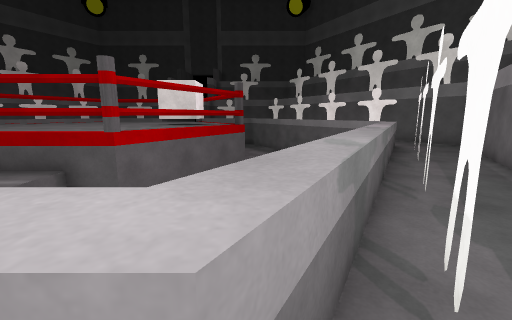
View 1 (above)

13 first-person views from a walk through a scene from a Unity 3-D project. The camera is 1.4 m above the floor, tilts 10° down and sees 90° across. The floor is counted in squares, 1 m on a side. Each view is taken from the middle of a square. On the plan, view 1 faces up. The plan holds only what a view shows up to about 13 squares ahead; the rest is blank. The place goes on beyond the plan. Surface patterns are stand-ins for the level's own textures.

View 2
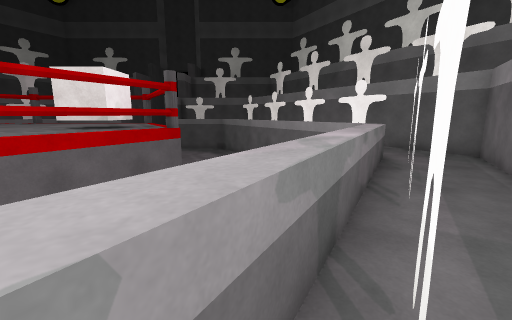

View 3
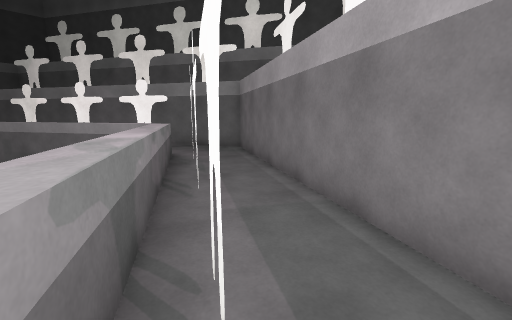

View 4
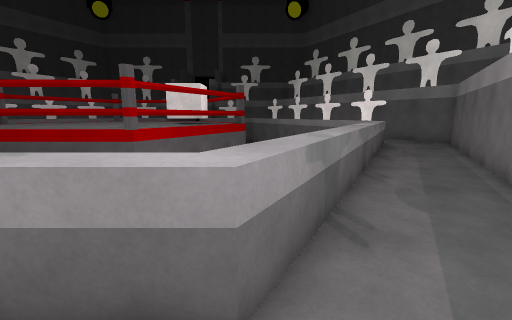

View 5
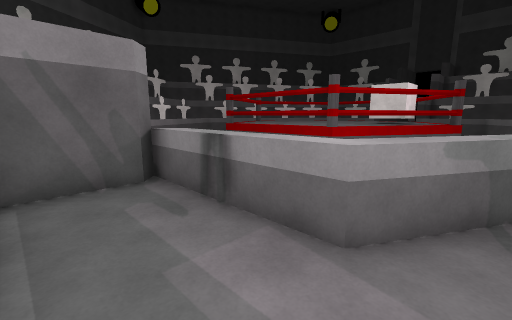

View 6
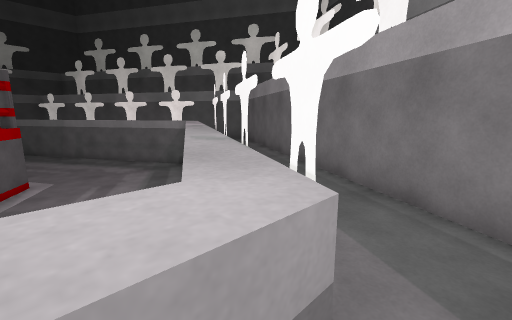

View 7
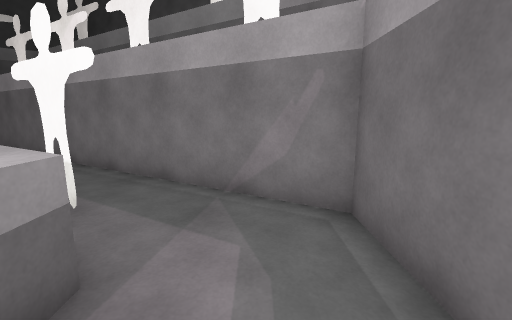

View 8
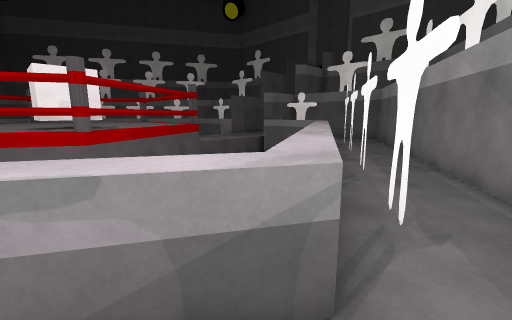

View 9
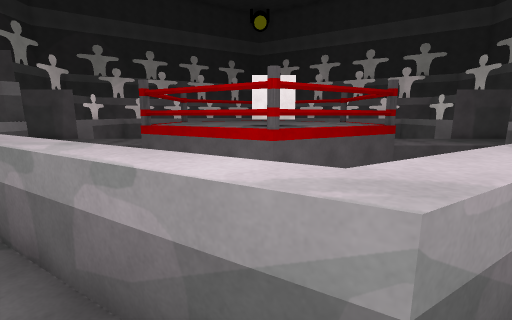

View 10
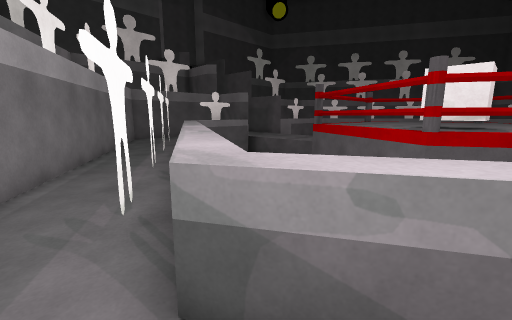

View 11
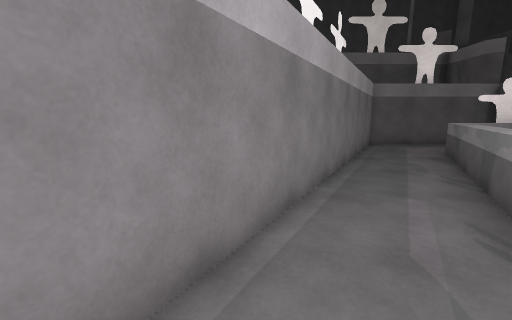

View 12
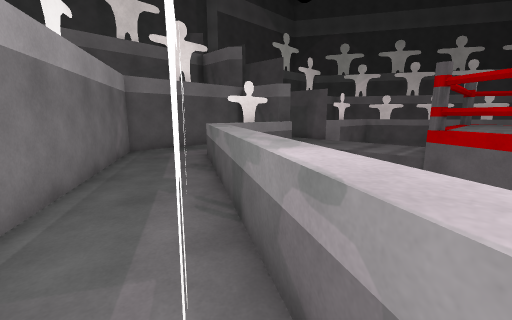

View 13
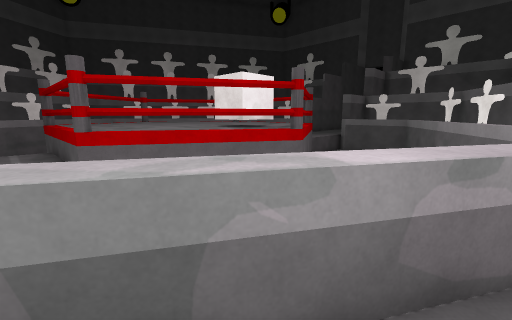

### Floor plan
Key: @ floor where view 1 was taken; # wall or solid block; x gap in a wall; . floor; = window, fence, low wall or low ledge; ^ raised ledge; v drop or lower ground; O other object.
Columns run from 7 left of view 1 to 9 right of it. Each row starts with its distance up from view 1.
 19   v     ^^#
 18   v      ^#
 17     v  v v^ ###
 16 ^^^^#  vv ^##.##
 15 ^^^^^v vvvv^...#
 14 ^^^^^# vvvv^^#.##
 13 ^^^^^^vvvvvv^x..#
 12 ^^^OO^#vvvvvv^..#
 11 ^^^OO^#vvvvvv^..#
 10 ^^^^^^vvvvvv^x..#
  9 ^^^^^#vvvvv^^#.##
  8 ^^^^#v    v^...#
  7 ^^^^#     ^=..##
  6 ###vv    v^..##
  5  .v      ^#..#
  4  .v     ^^#.##
  3  .v    v^...#
  2  .v    ^^..##
  1    ^^^^^#..#
  0   #..=.@..##
 -1   #......##
 -2   #......#
 -3   ########

Where each view was taken, in squares from view 1:
view 1: 0 up, 0 right, facing up
view 2: 3 up, 2 right, facing up
view 3: 3 up, 2 right, facing up-right
view 4: 1 down, 0 right, facing up
view 5: 2 down, 1 right, facing up-left
view 6: 0 up, 1 left, facing up-right
view 7: 1 down, 2 left, facing right
view 8: 10 up, 7 right, facing up-left
view 9: 11 up, 7 right, facing left
view 10: 13 up, 7 right, facing down-left
view 11: 10 up, 7 right, facing down
view 12: 8 up, 5 right, facing down-left
view 13: 5 up, 4 right, facing up-left
